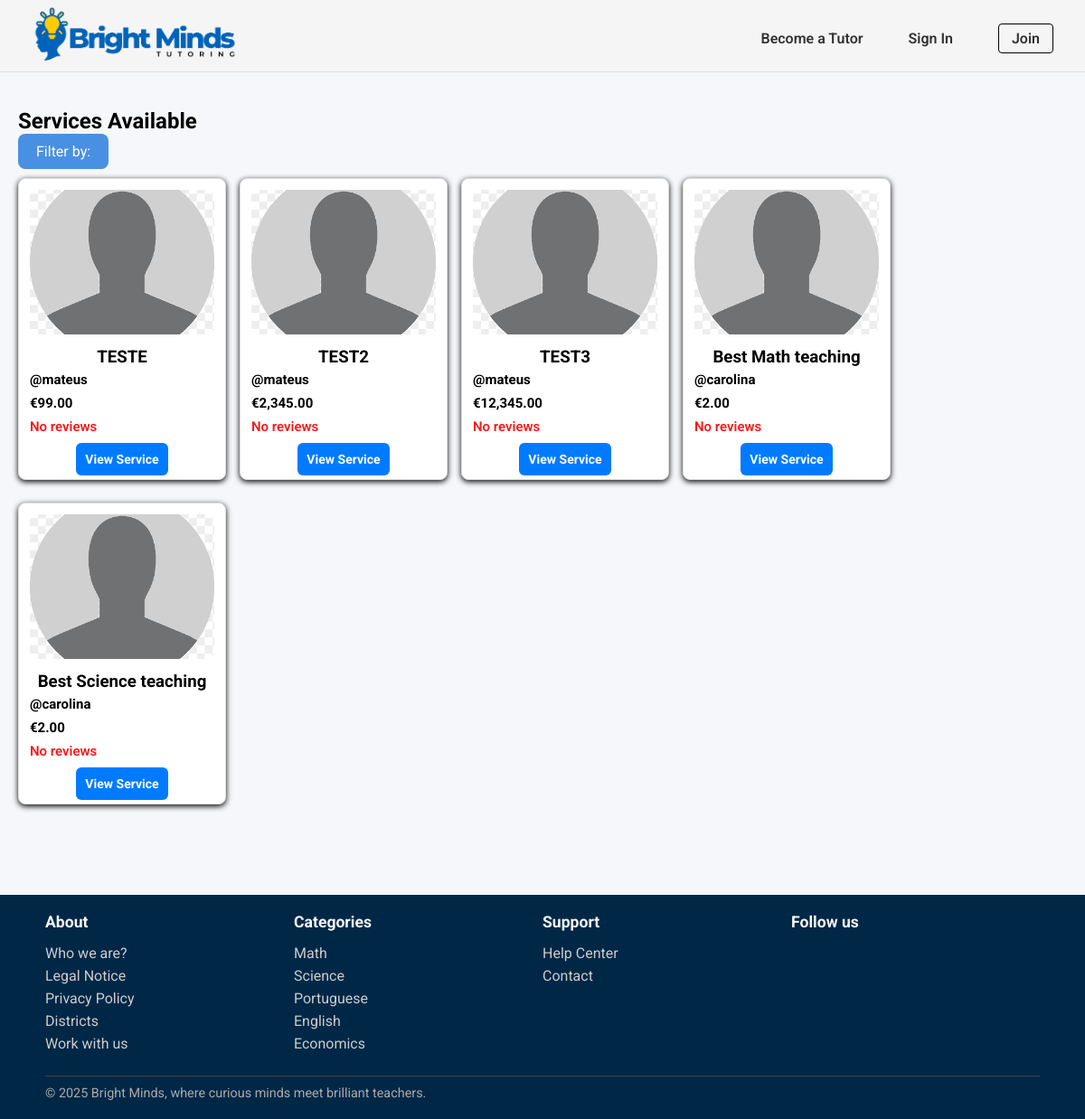
/pages/services_list.php, run on an earlier commit of the app's database.
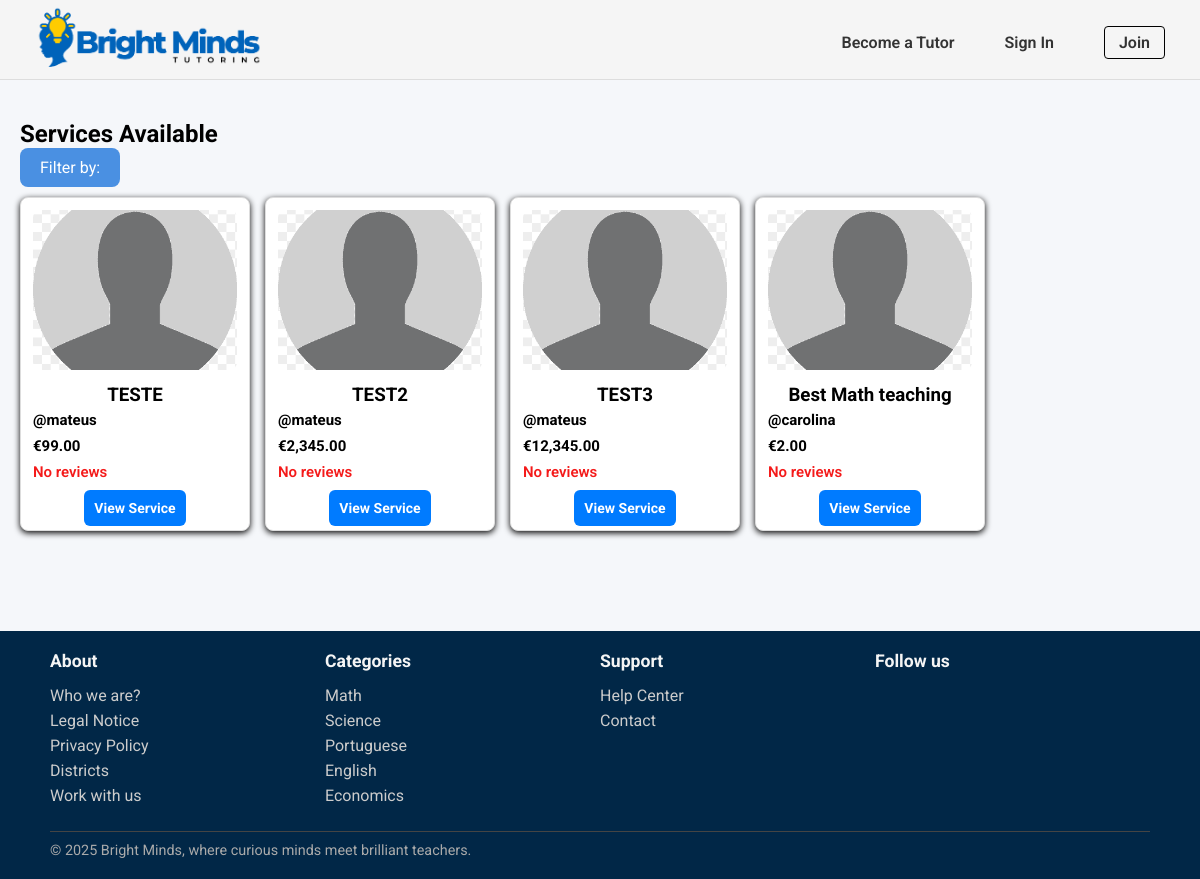
And on a later commit of the database.
### tables this page shows
CREATE TABLE Service(
    service_id INTEGER PRIMARY KEY,
    freelancer_id INTEGER NOT NULL,
    title TEXT NOT NULL,
    category_name TEXT NOT NULL,
    description TEXT NOT NULL,
    duracao INTEGER NOT NULL,
    price REAL NOT NULL,
    service_type TEXT CHECK(service_type IN ('individual presencial', 'grupo presencial', 'individual online','grupo online', 'revisão trabalhos')) NOT NULL,
    num_sessoes INTEGER NOT NULL,
    status TEXT CHECK(status IN ('ativo', 'inativo')) DEFAULT 'ativo',
    max_students INTEGER,
    FOREIGN KEY (freelancer_id) REFERENCES Freelancers(freelancer_id) ON UPDATE CASCADE ON DELETE CASCADE,
    FOREIGN KEY (category_name) REFERENCES Category(category_name) ON UPDATE CASCADE ON DELETE RESTRICT
);

CREATE TABLE User (
    user_id INTEGER PRIMARY KEY,
    username TEXT UNIQUE NOT NULL,
    name TEXT NOT NULL,
    birth_date DATE,
    email TEXT UNIQUE NOT NULL,
    password TEXT NOT NULL,
    usertype TEXT CHECK(usertype IN ('student', 'tutor', 'admin')) NOT NULL,
    address TEXT,
    postal_code TEXT,
    city TEXT,
    registration_date DATE NOT NULL,
    profile_image TEXT
);

CREATE TABLE Category(
    category_name TEXT PRIMARY KEY
);

### pages/services_list.php (called while the page is built)
<?php
    require_once(__DIR__. '/../templates/common.tpl.php');
    require_once(__DIR__.'/../database/connection.db.php');
    require_once(__DIR__.'/../database/service.class.php');
    require_once(__DIR__.'/../database/categories.php');
    require_once(__DIR__. '/../templates/services.tpl.php');
    $session = new Session();
    $db = getDatabaseConnection();
    $categories = getAllCategories($db);
    $category = $_GET['category']?? null;
    $service = $_GET['service_type'] ?? null;
    $min_price = (!empty($_GET['min_price'])) ? floatval($_GET['min_price']) : null;
    $max_price = (!empty($_GET['max_price'])) ? floatval($_GET['max_price']) : null;
    $min_rating = (!empty($_GET['min_rating'])) ? floatval($_GET['min_rating']) : null;
    $max_rating = (!empty($_GET['max_rating'])) ? floatval($_GET['max_rating']) : null;
    $services = getServices($db,$category,$service,$min_price,$max_price,$min_rating,$max_rating);
    drawHeader($session);
    drawServices($services,$category,$service);
    drawFooter($categories);
    ?>

### utils/session.php (called while the page is built, shortened)
<?php
  class Session {
    public function isLoggedIn() : bool {
      return isset($_SESSION['id']);
    }
  }
?>

### database/service.class.php (called while the page is built, shortened)
<?php
function getServices(PDO $db, ?string $category, ?string $service_type, ?float $min_price, ?float $max_price,?int $min_rating, ?int $max_rating): array {
    $query = '
        SELECT s.service_id, s.title, s.price, s.service_type,
               u.name AS freelancer_name, u.user_id,
               (SELECT AVG(r.rating) FROM Review r
                JOIN Booking b ON r.booking_id = b.booking_id
                WHERE b.service_id = s.service_id) AS avg_rating
        FROM Service s
        JOIN Freelancer f ON s.freelancer_id = f.freelancer_id
        JOIN User u ON f.freelancer_id = u.user_id
        WHERE s.status = "ativo"
        ';
    $params = [];
    $stmt = $db->prepare($query);
    $stmt->execute($params);
    $services = [];
    while ($row = $stmt->fetch(PDO::FETCH_ASSOC)) {
        $user = User::getUserbyId($db, intval($row['user_id']));
        $profileImage = $user->getPhoto();
        $row['profile_image'] = $profileImage;
        $services[] = $row;
    }
    return $services;
}
?>

### database/categories.php (called while the page is built, shortened)
<?php
  function getAllCategories(PDO $db) {
    $stmt = $db->prepare('SELECT category_name
                          FROM Category');
    $stmt->execute();
    return $stmt->fetchAll();
  }
?>

### templates/services.tpl.php (the view, shortened to what this page needs)
<?php function drawServices(array $services, ?string $category, ?string $service_type){ ?>
    <section id="services">
      <h2>Services Available</h2>
      <form method="GET" action="services_list.php" class="filter-dropdown">
          <button type = "button" class = "filter-button" onclick= "toggleDropdown()" >
            <span>Filter by:</span>
          </button>
      </form>
        <div class="services-button">
            <?php foreach ($services as $service) {
              $profileImage = $service['profile_image'];
            ?>
                <div class="service-card">
                    <div class="service-img-container">
                      <img class="profile-photo" src="<?= htmlspecialchars($profileImage) ?>" alt="Freelancer profile photo">
                    </div>
                    <div class="service-details">
                        <p class="service-name"><h3><?= htmlspecialchars($service['title']) ?><h3>
                        <p class="service-description"><?= htmlspecialchars($service['description']) ?>
                        <p class="freelancer-name">@<?= htmlspecialchars($service['freelancer_name']) ?></p>
                        <p class="price">€<?= number_format($service['price'], 2) ?></p>
                        <p class="rating">
                            <?php
                            $avg = round($service['avg_rating'], 1);
                            if ($avg) {
                                echo $avg . " ★";
                            } else {
                                echo "No reviews";
                            }
                            ?>
                        </p>
                        <a href="service_detail.php?id=<?= $service['service_id'] ?>" class="view-service-btn">View Service</a>
                    </div>
                </div>
            <?php } ?>
        </div>
    </section>
<?php } ?>

### templates/common.tpl.php (shortened to what this page needs)
<?php
    require_once(__DIR__. '/../utils/session.php');
?>
<?php function drawHeader(Session $session){ ?>
    <!DOCTYPE html>
    <html>
        <head>
            <link rel="stylesheet" href="../css/style.css">
            <link rel="stylesheet" href="../css/profile.css">
            <link rel="stylesheet" href="../css/services.css">
            <link rel="stylesheet" href="../css/service_detail.css">
            <link rel="stylesheet" href="../css/admin.css">
            <link rel="stylesheet" href="../css/services_manage.css">
        </head>
        <body>
            <header>
                <nav>
                    <a href="../pages/index.php"><img id="logo" src="../docs/BrightMinds_logo.png" alt="BrightMinds Logo"></a>
                    <?php
                        if($session->isLoggedIn()) drawUserNav($session);
                        else drawVisitorNav();
                    ?>
                </nav>
            </header>
            <main>
<?php } ?>
<?php function drawVisitorNav() { ?>
    <ul class="visitor-nav-links">
        <li><a href="../pages/sign_up.php">Become a Tutor</a></li>
        <li><a href="../pages/login.php">Sign In</a></li>
        <li><a href="../pages/sign_up.php" class="join-btn">Join</a></li>
    </ul>
<?php } ?>
<?php function drawFooter(array $categories){ ?>
            </main>
            <footer>
                <div class="footer-content">
                    <section class="footer-column">
                        <h3>About</h3>
                        <ul>
                            <li><a href="">Who we are?</a></li>
                            <li><a href="">Legal Notice</a></li>
                            <li><a href="">Privacy Policy</a></li>
                            <li><a href="">Districts</a></li>
                            <li><a href="">Work with us</a></li>
                        </ul>
                    </section>
                    <section class="footer-column">
                        <h3>Categories</h3>
                        <ul>
                            <?php foreach($categories as $category){ ?>
                                <li>
                                    <a href=""><?=$category['category_name']?>
                                    </a>
                                </li>
                            <?php } ?>
                        </ul>
                    </section>
                    <section class="footer-column">
                        <h3>Support</h3>
                        <ul>
                            <li><a href="#">Help Center</a></li>
                            <li><a href="#">Contact</a></li>
                        </ul>
                    </section>
                    <section class="footer-column">
                        <h3>Follow us</h3>
                    </section>
                    <div class="footer-bottom">
                        <hr>
                        <p>© 2025 Bright Minds, where curious minds meet brilliant teachers.</p>
                    </div>
                </div>
            </footer>
        </body>
    </html>
<?php } ?>

### css/style.css (style rules this page uses)
* { font-family: "Roboto"; margin:0; padding:0; box-sizing: border-box; }
body { background-color: #f5f7fa; }
header { font-family: "Roboto"; font-style: normal; background-color: whitesmoke; border-bottom: 1px solid #ddd; height: 80px; width: 100%; position: fixed; top:0; left:0; }
nav { display: flex; align-items: center; justify-content: space-between; padding: 5px 35px; }
.visitor-nav-links { list-style: none; display: flex; align-items: center; gap: 50px; }
#logo { height:70px; width: auto; }
a { text-decoration:none; }
.visitor-nav-links li a, .user-nav a { color: #333; font-weight: 600; font-size: 16px; }
.join-btn { padding: 6px 14px; border: 1px solid #000; border-radius: 4px; background-color: transparent; font-weight: bold; cursor: pointer; }
footer { font-family: "Roboto", sans-serif; background-color: #012747; color: #fff; padding: 20px 50px; }
.footer-content { display:grid; grid-template-columns: repeat(4, 1fr); grid-template-rows: auto auto; row-gap: 20px; }
.footer-bottom { grid-column: 1 / -1; }
.footer-column h3 { font-size: 1.1rem; margin-bottom: 15px; color: #f5f5f5; }
.footer-column ul { list-style: none; }
.footer-column ul li { margin-bottom: 6px; }
.footer-column ul li a { text-decoration: none; color: #ccc; }
.footer-bottom { text-align: start; font-size: 0.9rem; color: #aaa; }
.footer-bottom hr { border: none; border-top: 1px solid #444; margin-bottom: 10px; }

### css/profile.css (style rules this page uses)
* { font-family: "Roboto"; margin:0; padding:0; box-sizing: border-box; }

### css/services.css (style rules this page uses)
#services { margin-top: 100px; margin-bottom: 80px; padding: 20px; }
.services-button { display: flex; flex-wrap: wrap; justify-content: flex-start; gap: 15px; }
.service-card { border: 1px solid #ddd; border-radius: 8px; width: 230px; padding: 12px; background: white; box-shadow: 0 2px 6px rgba(0, 0, 0, 0.986); text-align: center; display: flex; flex-direction: column; margin-top: 10px; }
.profile-photo { width: 100%; height: 160px; object-fit: cover; border-radius: 8px; margin-bottom: 10px; }
.freelancer-name { font-weight: bold; color: #000000; margin: 5px 0; text-align: left; font-size: 15px; }
.price { color: #000000; font-weight: bold; font-size: 15px; margin: 8px 0; text-align: left; }
.rating { color: #f41a1a; font-weight: 600; font-size: 15px; text-align: left; margin-bottom: 15px; }
.view-service-btn { background-color: #007bff; color: white; font-size: 14px; padding: 10px; border: none; border-radius: 6px; cursor: pointer; transition: background-color 0.3s ease; width: 100%; margin-top: 30px; }
.filter-button { background-color: #4A90E2; color: white; padding: 10px 20px; margin-top:1; border: none; border-radius: 8px; font-size: 16px; cursor: pointer; }
.filter-dropdown { position: relative; display: inline-block; }

### css/services_manage.css (style rules this page uses)
a { color: #0066cc; text-decoration: none; }

What changed in the data, as far as the page shows it:
no longer on this page (row edited): service: title "Best Science teaching", user.name "carolina", price "2.00"
